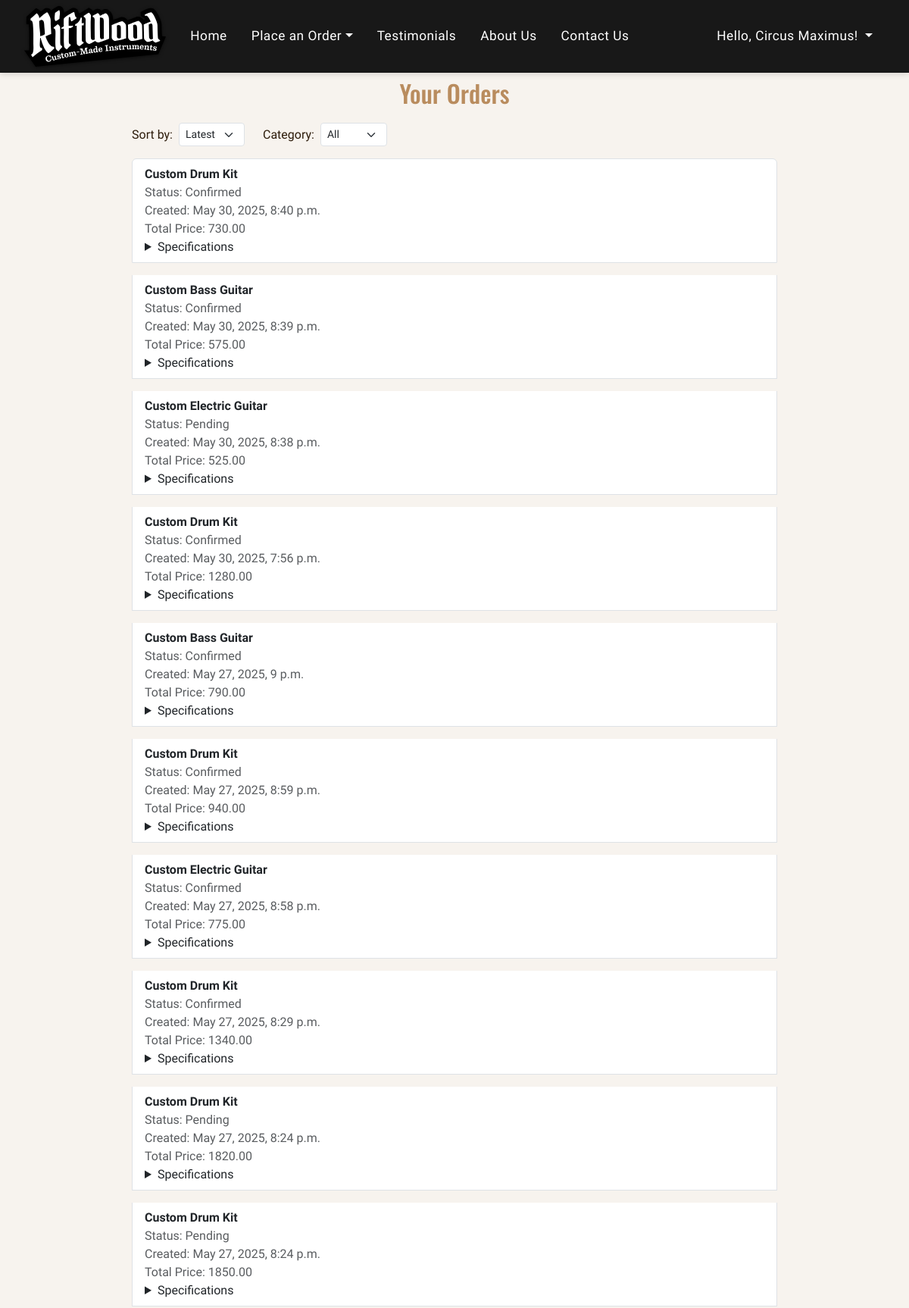
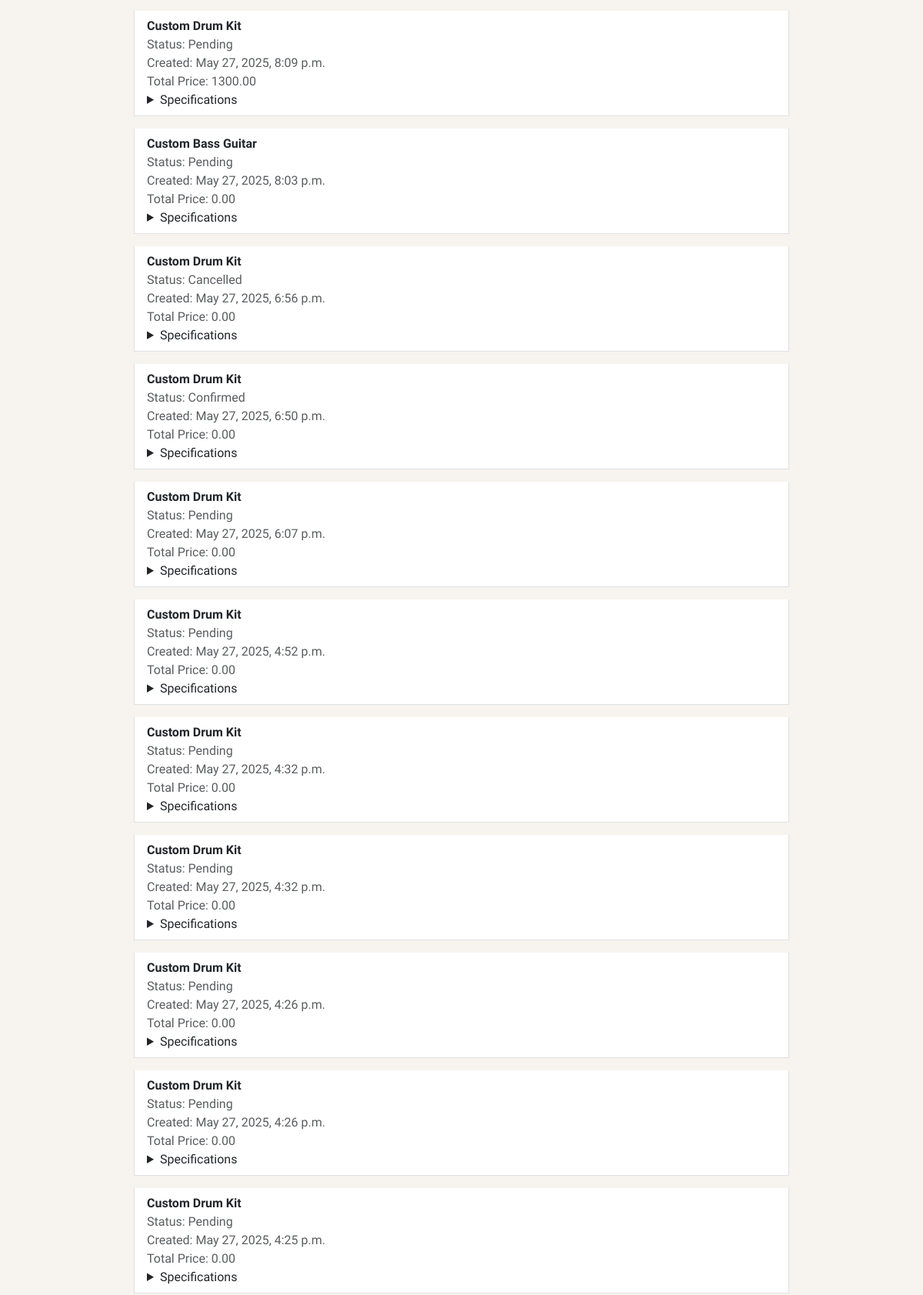
The app's page /orders/ (signed in, upper part) with its own data (2 pictures, top to bottom).
### riftwood/models.py (models this page shows)
class CustomOrder(models.Model):
    STATUS_CHOICES = [
        ('pending', 'Pending'),
        ('confirmed', 'Confirmed'),
        ('in_production', 'In Production'),
        ('quality_check', 'Quality Check'),
        ('shipped', 'Shipped'),
        ('delivered', 'Delivered'),
        ('cancelled', 'Cancelled'),
    ]
    CATEGORY_CHOICES = [
        ('electric_guitar', 'Custom Electric Guitar'),
        ('bass', 'Custom Bass Guitar'),
        ('drums', 'Custom Drum Kit'),
    ]
    user = models.ForeignKey(settings.AUTH_USER_MODEL, on_delete=models.CASCADE)
    instrument = models.CharField(max_length=20, choices=CATEGORY_CHOICES)
    specifications = models.TextField()
    created_at = models.DateTimeField(auto_now_add=True)
    status = models.CharField(max_length=20, choices=STATUS_CHOICES, default='pending')
    total_price = models.DecimalField(max_digits=10, decimal_places=2, default=0)

### riftwood/views.py (the view, shortened to what this page needs)
# urls.py: path('orders/', views.orders, name='orders'),
@login_required
def orders(request):
    user_orders = CustomOrder.objects.filter(user=request.user)
    category = request.GET.get('category')
    sort = request.GET.get('sort', '-created_at')
    if sort not in ['created_at', '-created_at']:
        sort = '-created_at'
    user_orders = user_orders.order_by(sort)
    return render(request, 'riftwood/orders.html', {'orders': user_orders})

### riftwood/templatetags/specs_extras.py (called while the page is built)
@register.filter
def split_specs(value, delimiter=';'):
    return [s.strip() for s in value.split(delimiter) if s.strip()]

### templates/riftwood/orders.html (shortened to what this page needs)
{% extends 'base.html' %}
{% block content %}
{% load specs_extras %}
<h2>Your Orders</h2>
<div class="mb-3 d-flex flex-wrap align-items-center gap-2">
    <form method="get" class="d-inline-flex align-items-center gap-2" id="sort-filter-form">
        <label class="form-label mb-0">Sort by:</label>
        <select name="sort" class="form-select form-select-sm w-auto" onchange="this.form.submit()">
            <option value="-created_at" {% if request.GET.sort == '-created_at' or not request.GET.sort %}selected{% endif %}>Latest</option>
        </select>
        <label class="form-label mb-0 ms-3">Category:</label>
        <select name="category" class="form-select form-select-sm w-auto" onchange="this.form.submit()">
            <option value="" {% if not request.GET.category %}selected{% endif %}>All</option>
        </select>
    </form>
</div>
{% if orders %}
    <ul class="list-group">
        {% for order in orders %}
            <li class="list-group-item mb-3">
                <strong>{{ order.get_instrument_display }}</strong><br>
                <span class="text-muted">Status: {{ order.get_status_display }}</span><br>
                <span class="text-muted">Created: {{ order.created_at }}</span><br>
                <span class="text-muted">Total Price: {{ order.total_price }}</span><br>
                <details>
                    <summary>Specifications</summary>
                </details>
            </li>
        {% endfor %}
    </ul>
{% else %}
    <p>You have no orders yet.</p>
{% endif %}
{% endblock %}

### templates/base.html (shortened to what this page needs)
<!DOCTYPE html>
<html>
<head>
    {% load static %}
    <link href="https://cdn.jsdelivr.net/npm/bootstrap@5.3.0/dist/css/bootstrap.min.css" rel="stylesheet">
    <link rel="stylesheet" href="{% static 'css/styles.css' %}">
</head>
<body class="{% if request.path == '/' %}homepage{% endif %}">
    <nav id="main-navbar" class="navbar navbar-expand-lg py-0">
      <div class="container-fluid px-3">
        <a class="navbar-brand d-flex align-items-center me-3 py-2" href="{% url 'home' %}">
          <img src="/static/images/logos/RiftWood logo.svg" alt="RiftWood Logo" style="width:auto;">
        </a>
        <div class="collapse navbar-collapse" id="mainNavbarCollapse">
          <ul class="navbar-nav me-auto mb-2 mb-lg-0 align-items-lg-center">
            <li class="nav-item"><a class="nav-link nav-music px-3" href="{% url 'home' %}">Home</a></li>
            <li class="nav-item dropdown">
              <a class="nav-link nav-music dropdown-toggle px-3" href="#" id="orderDropdown" role="button" data-bs-toggle="dropdown" aria-expanded="false">Place an Order</a>
            </li>
            <li class="nav-item"><a class="nav-link nav-music px-3" href="{% url 'testimonials' %}">Testimonials</a></li>
            <li class="nav-item"><a class="nav-link nav-music px-3" href="{% url 'about' %}">About Us</a></li>
            <li class="nav-item"><a class="nav-link nav-music px-3" href="{% url 'contact' %}">Contact Us</a></li>
          </ul>
          <ul class="navbar-nav ms-auto mb-2 mb-lg-0 align-items-lg-center">
            {% if user.is_authenticated %}
              <li class="nav-item dropdown">
                <a class="nav-link nav-music dropdown-toggle px-3" href="#" id="userDropdown" role="button" data-bs-toggle="dropdown" aria-expanded="false">
                  Hello, {{ user.first_name }} {{ user.last_name }}!
                </a>
              </li>
            {% else %}
              <li class="nav-item"><a class="nav-link nav-music px-3" href="{% url 'login' %}">Login</a></li>
              <li class="nav-item"><a class="nav-link nav-music px-3" href="{% url 'register' %}">Register</a></li>
            {% endif %}
          </ul>
        </div>
      </div>
    </nav>
    <div class="{% if request.path != '/' %}main-content-boxed{% endif %}">
    {% block content %}{% endblock %}
    </div>
</body>
</html>

### static/css/styles.css (style rules this page uses)
:root { --rw-black: #181818; --rw-wood: #b98c5e; --rw-gold: #e6c77c; --rw-offwhite: #f8f6f2; --rw-gray: #444; }
body { background-color: #f7f3ee; color: #2d1c0b; }
#main-navbar { position: fixed !important; }
.navbar { border: none; box-shadow: 0 2px 8px 0 #0002; letter-spacing: 0.5px; top: 0; left: 0; width: 100%; z-index: 1040; transition: background 0.3s, box-shadow 0.3s; }
.navbar-brand img { filter: drop-shadow(0 1px 2px #0008); max-height: 80px; width: auto; transition: max-height 0.3s, height 0.3s, transform 0.2s !important; }
.nav-music { color: #fff !important; font-size: 1.08rem; font-weight: 500; letter-spacing: 0.5px; transition: color 0.2s, background 0.2s; padding-top: 18px !important; padding-bottom: 18px !important; }
h1, h2 { color: var(--rw-wood); text-align: center; margin-bottom: 20px; font-family: 'Oswald', sans-serif; }
img, .card, .form-control, .btn, .main-content-boxed, .carousel, .carousel-inner, .carousel-item { border-radius: 0 !important; }

### templates/base.html (style rules this page uses)
body { font-family: 'Libre Franklin', sans-serif; }
body:not(.homepage) { padding-top: 80px; }
h1, h2 { font-family: 'Oswald', sans-serif; }
.navbar { position: fixed !important; top: 0; left: 0; width: 100%; z-index: 1050; padding: 0.8rem 1rem; background-color: #181818 !important; transition: background-color 0.3s ease, padding 0.3s ease; }
.navbar-brand img { height: 80px; transition: height 0.3s cubic-bezier(.4,0,.2,1); }
.navbar .nav-link, .navbar .navbar-brand { transition: color 0.2s, background 0.2s, transform 0.2s; }
.main-content-boxed { max-width: 900px; margin: 0 auto 40px auto; padding: 24px; background: transparent; border-radius: 0; }

### records on screen
CustomOrder: instrument "Custom Drum Kit", status "Confirmed", created_at "May 30, 2025, 8:40 p.m.", total_price "730.00"
CustomOrder: instrument "Custom Bass Guitar", status "Confirmed", created_at "May 30, 2025, 8:39 p.m.", total_price "575.00"
CustomOrder: instrument "Custom Electric Guitar", status "Pending", created_at "May 30, 2025, 8:38 p.m.", total_price "525.00"
CustomOrder: instrument "Custom Drum Kit", status "Confirmed", created_at "May 30, 2025, 7:56 p.m.", total_price "1280.00"
CustomOrder: instrument "Custom Bass Guitar", status "Confirmed", created_at "May 27, 2025, 9 p.m.", total_price "790.00"
CustomOrder: instrument "Custom Drum Kit", status "Confirmed", created_at "May 27, 2025, 8:59 p.m.", total_price "940.00"
CustomOrder: instrument "Custom Electric Guitar", status "Confirmed", created_at "May 27, 2025, 8:58 p.m.", total_price "775.00"
CustomOrder: instrument "Custom Drum Kit", status "Confirmed", created_at "May 27, 2025, 8:29 p.m.", total_price "1340.00"
CustomOrder: instrument "Custom Drum Kit", status "Pending", created_at "May 27, 2025, 8:24 p.m.", total_price "1820.00"
CustomOrder: instrument "Custom Drum Kit", status "Pending", created_at "May 27, 2025, 8:24 p.m.", total_price "1850.00"
CustomOrder: instrument "Custom Drum Kit", status "Pending", created_at "May 27, 2025, 8:09 p.m.", total_price "1300.00"
CustomOrder: instrument "Custom Bass Guitar", status "Pending", created_at "May 27, 2025, 8:03 p.m.", total_price "0.00"
CustomOrder: instrument "Custom Drum Kit", status "Cancelled", created_at "May 27, 2025, 6:56 p.m.", total_price "0.00"
CustomOrder: instrument "Custom Drum Kit", status "Confirmed", created_at "May 27, 2025, 6:50 p.m.", total_price "0.00"
CustomOrder: instrument "Custom Drum Kit", status "Pending", created_at "May 27, 2025, 6:07 p.m.", total_price "0.00"
CustomOrder: instrument "Custom Drum Kit", status "Pending", created_at "May 27, 2025, 4:52 p.m.", total_price "0.00"
CustomOrder: instrument "Custom Drum Kit", status "Pending", created_at "May 27, 2025, 4:32 p.m.", total_price "0.00"
CustomOrder: instrument "Custom Drum Kit", status "Pending", created_at "May 27, 2025, 4:32 p.m.", total_price "0.00"
CustomOrder: instrument "Custom Drum Kit", status "Pending", created_at "May 27, 2025, 4:26 p.m.", total_price "0.00"
CustomOrder: instrument "Custom Drum Kit", status "Pending", created_at "May 27, 2025, 4:26 p.m.", total_price "0.00"
CustomOrder: instrument "Custom Drum Kit", status "Pending", created_at "May 27, 2025, 4:25 p.m.", total_price "0.00"

### other values on screen
{{ user.first_name }} "Circus"
{{ user.last_name }} "Maximus"
